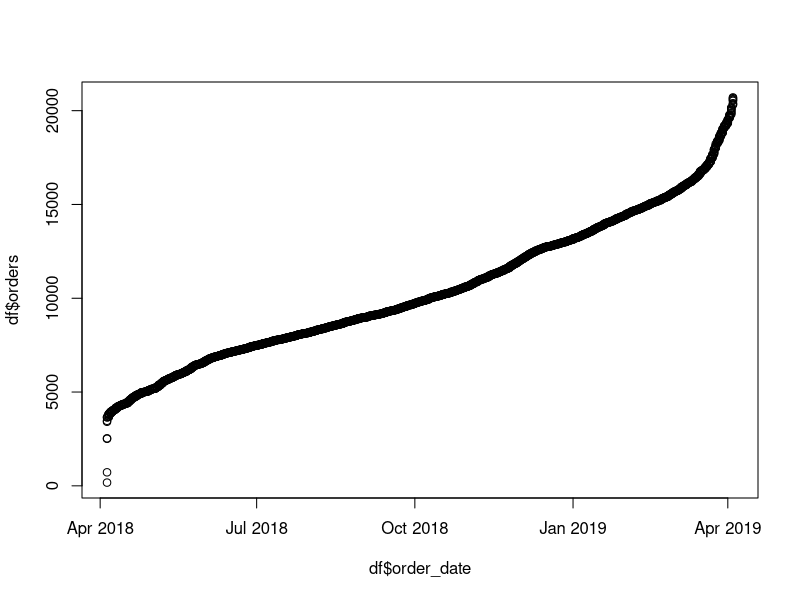
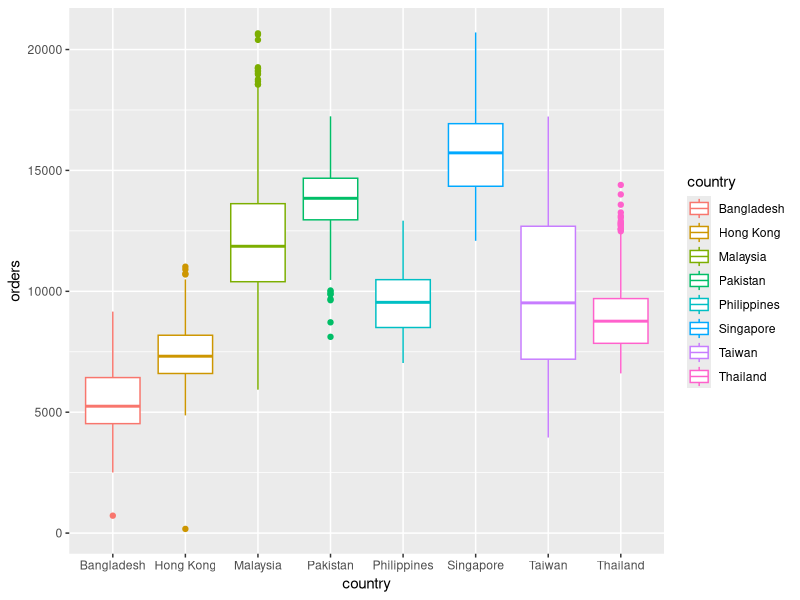
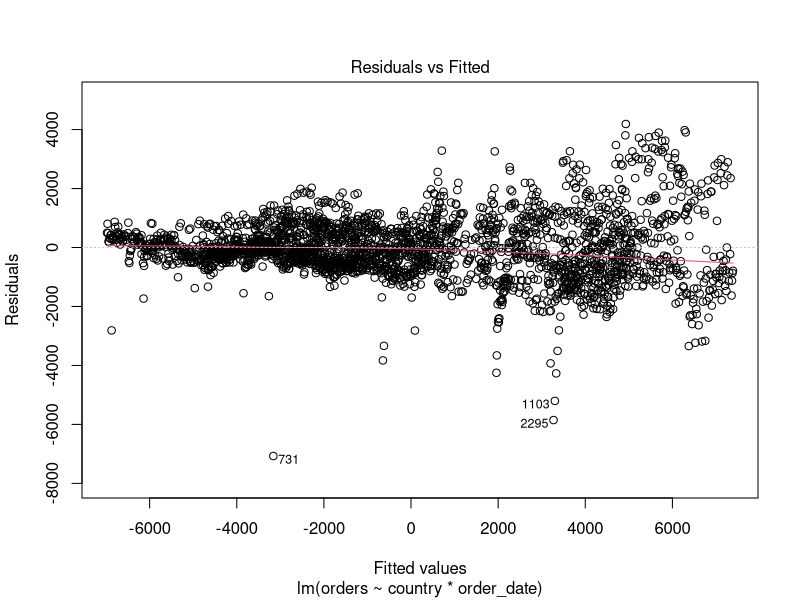
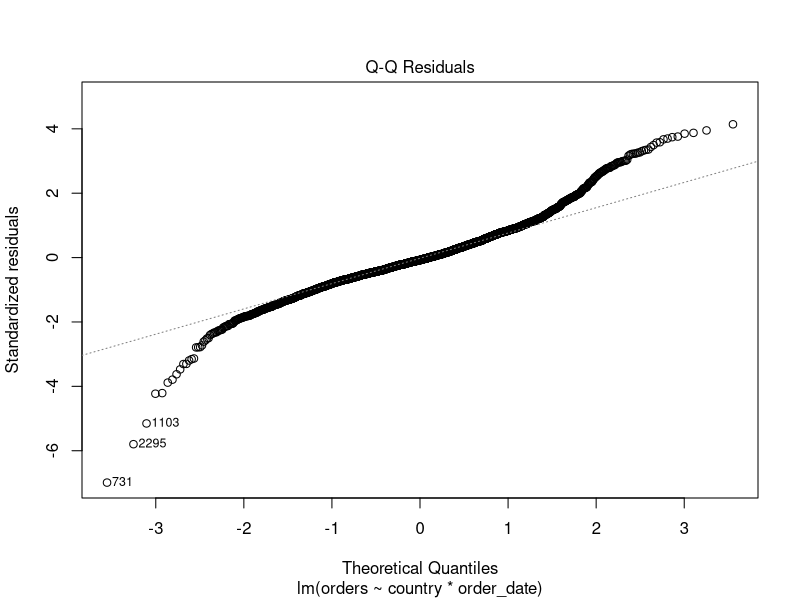
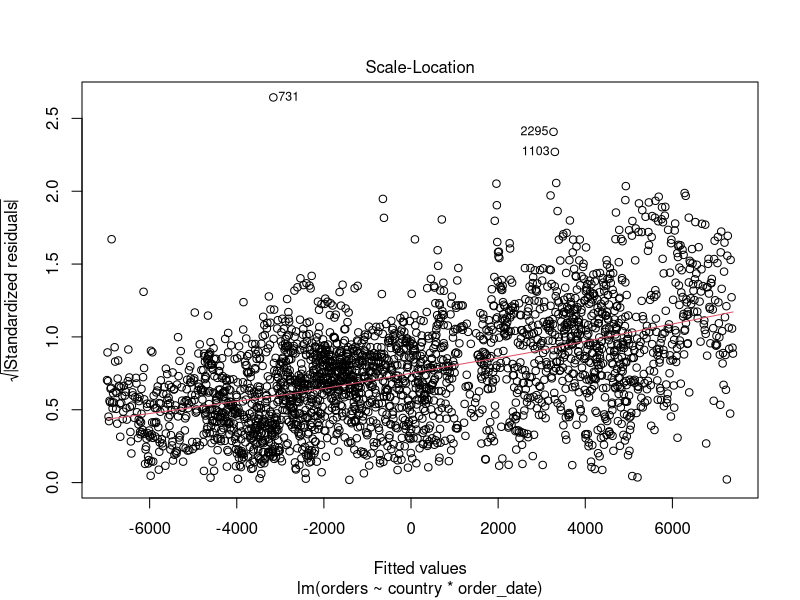
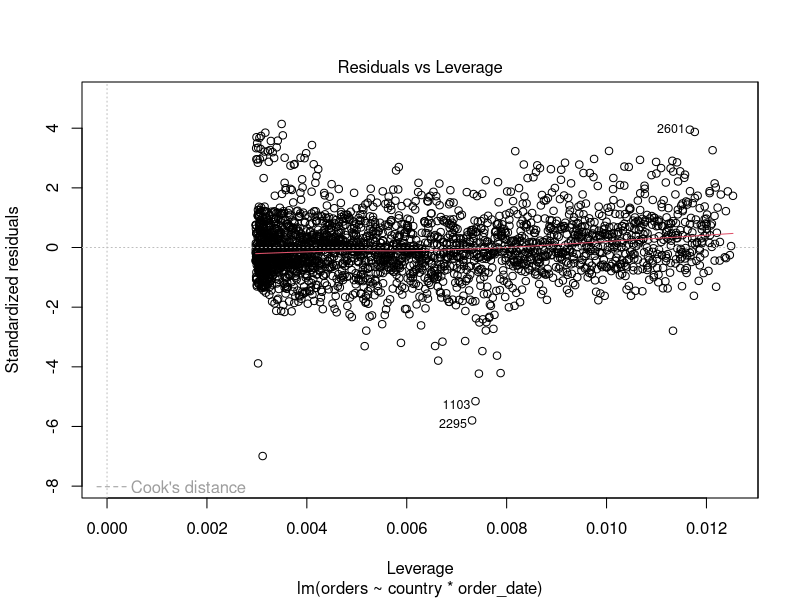
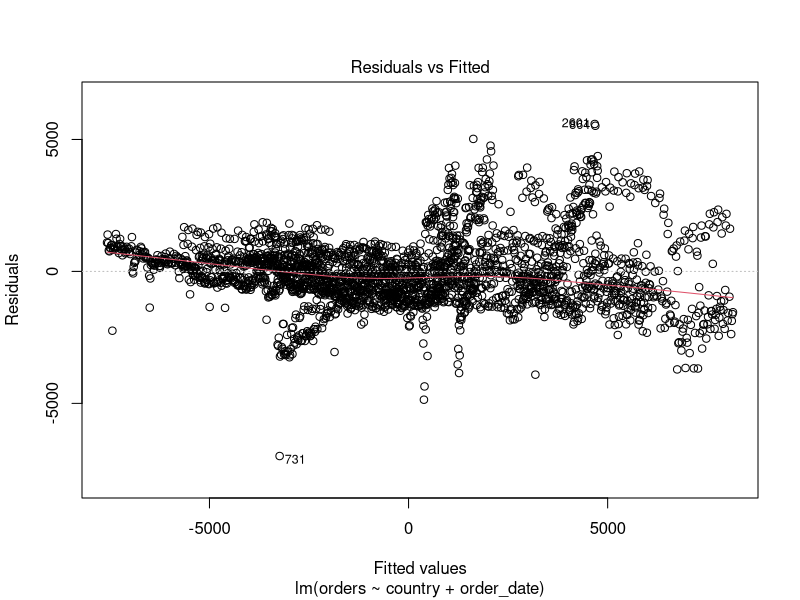
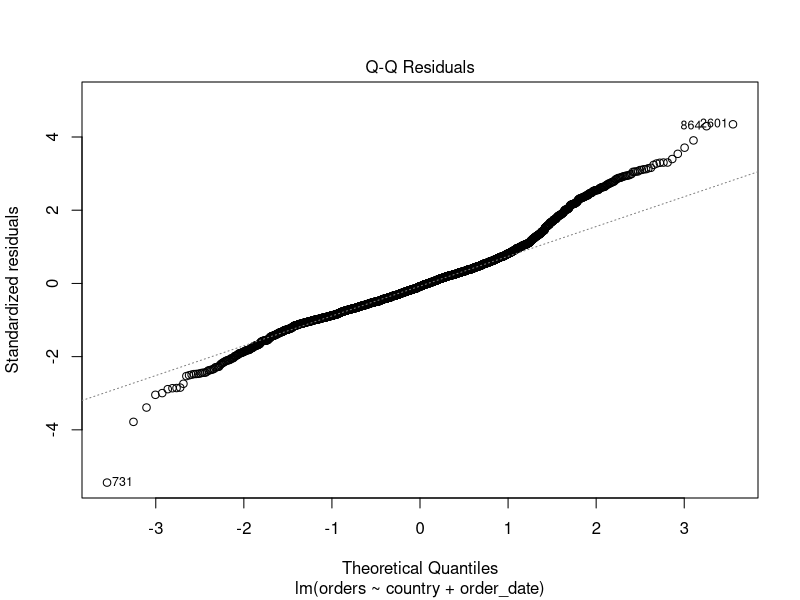

These charts were generated, in order, by the following R code: (Note: this script raises an error after producing the figures.)
rm(list=ls())
library(ggplot2)
library(dplyr)
library(tidyverse)
library(readxl)
library(magrittr)
library(car)


##HELPER FUNCTIONS
frame_prep<-function(df){
  

df$month<-as.numeric(format(as.Date(df$order_date), "%y%m"))
df$day<-strftime(df$order_date,"%A")
df<-df %>% select(order_date,country,orders,utr,month,day)
is_wknd<-function(x){
  var=0
  if(x %in% c("Saturday","Sunday")){
    var=1
  }
  return(var)
}
df$is_wknd<-as.factor(sapply(df$day,is_wknd))
#initializee dummies
months<-unique(df$month)
rvec<-c()
for(d in df$month){
  for(i in seq(1,13)){
    if(d==months[i]){
      rvec<-c(rvec,i)
    }
  } 
}
df$time<-rvec 
df$country<-as.factor(df$country)
return(df)
}
center_this <- function(x){
  (x - mean(x, na.rm=TRUE))
}

#DATA LOADING + CLEANING
df<-read_excel('data.xlsx')
head(df)
df<-frame_prep(df)

#DATASET EXPLORATION
qqplot(x=df$order_date,y=df$orders) #heavy tailed normal distribution
ggplot(data=df,aes(x=country,y=orders,colour=country))+geom_boxplot()#boxplots to show data spread

###########REGRESSION: COUNTRY X TIME###########

#DF PREP
df_lm<-df %>% select(order_date,country,orders,order_date) #select fields
df_lm<-df_lm %>% mutate(orders =center_this(orders)) #center orders
df_lm$order_date<-scale(df_lm$order_date) #scale order dates

#TRAIN/TEST SPLIT
set.seed(101) # Set Seed so that same sample can be reproduced in future also
# Now Selecting 75% of data as sample from total 'n' rows of the data  
sample <- sample.int(n = nrow(df_lm), size = floor(.9*nrow(df_lm)), replace = F)
df_lm_ <- df_lm[sample, ]
df_test  <- df_lm[-sample, ]
df_lm<-df_lm_

#PAIRWISE CORRELATIONS
cor(df_lm$orders,df_lm$order_date) #shows little pairwise correl between day and orders
pairwise.t.test(df_lm$orders, df_lm$country,p.adjust.method = "BH", pool.sd = FALSE)#heavy tailed normal so t test
#day and country obviously unrelated

#REGRESSION WITH INTERACTION ON TRAINING SET
country.lm<-lm(orders~country*order_date,data=df_lm)
summary(country.lm)
plot(country.lm) #plot 1 check for homoscedacity. plot 2 qqplot plot 3 smth. plot 4 als homoscedastic.
car::vif(country.lm) ###results show no multicollinearity
AIC(country.lm)


#REGRESSION WITHOUT INTERACTION ON TRAINING SET
basiclm<-lm(orders~country+order_date,data=df_lm)
summary(basiclm)
car::vif(basiclm) ###results show no multicollinearity
AIC(basiclm)
plot(basiclm)

#PREDICTION OF MODEL ON TEST SET
set.seed(123)
predicted_orders_country<-predict(country.lm,df_test)
predicted_orders_basic<-predict(basiclm,df_test)
test_eval<-cbind(df_test,predicted_orders_country,predicted_orders_basic) %>% sample_n(100)
ggplot(test_eval,aes(x=order_date))+geom_line(aes(y=orders,colour="orders"))+geom_line(aes(y=predicted_orders_country,colour="predicted_orders_country"))+geom_line(aes(y=predicted_orders_basic,colour="predicted_orders_basic"))
test_eval$res<-test_eval$orders-test_eval$predicted_orders

#REGRESSION VIZ
ggplot(data=df_lm,aes(x=order_date,y=orders)) + geom_smooth(method='lm')
predicted_df <- data.frame(order_pred = predict(country.lm, df_lm), order_date=df_lm$order_date)
ggplot(df_lm,aes(x=order_date,y=orders,colour=country))+ geom_point() + geom_line(alpha=0.4,size=1,color='black',data = predicted_df, aes(x=order_date, y=order_pred)) 

